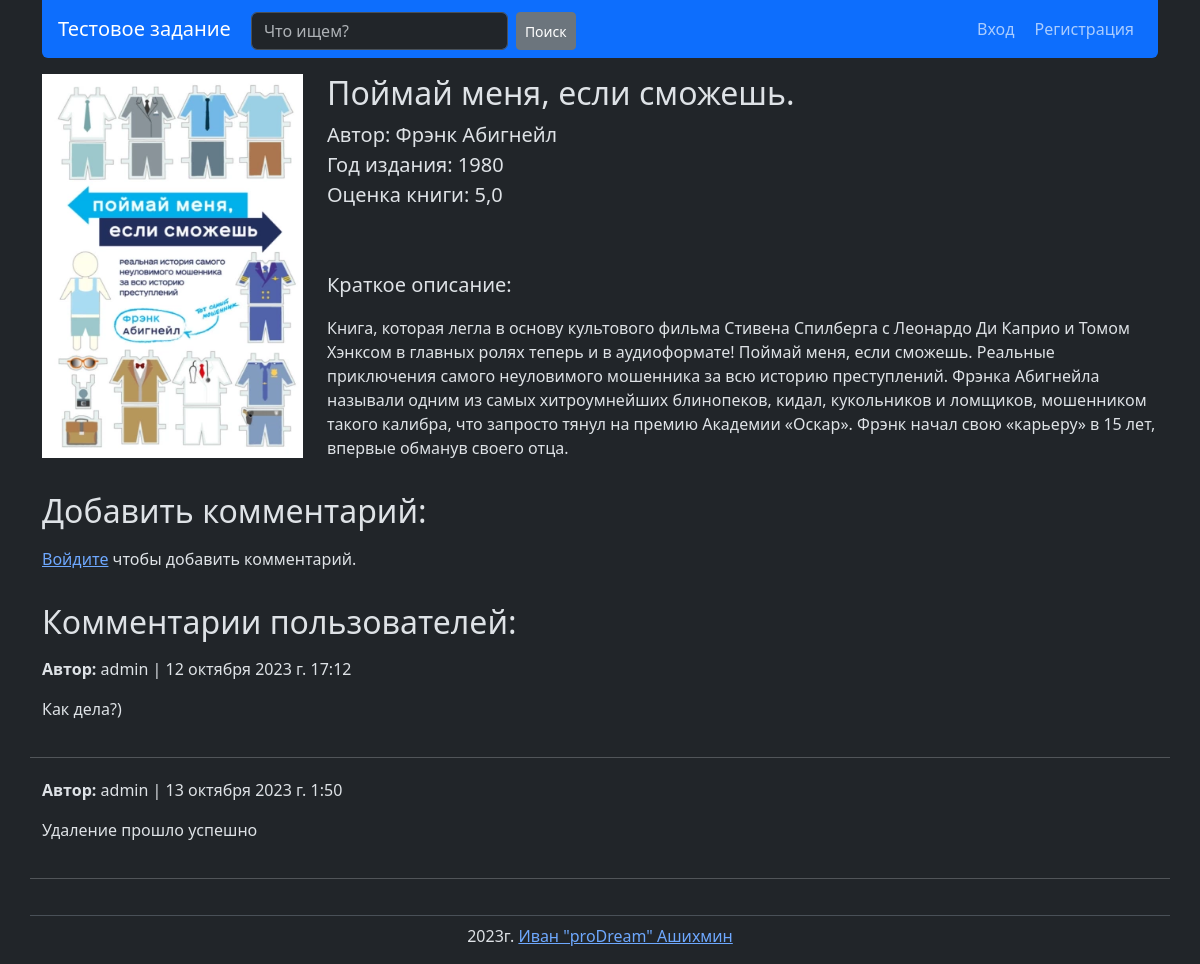
Screenshot of /book/1/ with the database file from the repository.
### books_app/models.py (models this page shows, shortened)
class BookModel(models.Model):
    title = models.CharField(max_length=50,
                             verbose_name='Название книги')
    author = models.ForeignKey(AuthorModel,
                               on_delete=models.CASCADE,
                               verbose_name='Автор книги')
    publication_year = models.IntegerField(verbose_name='Дата публикации')
    short_description = models.CharField(max_length=500,
                                         verbose_name='Краткое описание')
    book_cover = models.ImageField(upload_to='books/',
                                   default='default.png',
                                   verbose_name='Обложка')
    class Meta:
        verbose_name = 'Книга'
        verbose_name_plural = 'Книги'
        ordering = ['title']
    def average_rating(self):
        return self.rating.aggregate(average=Avg('rating')).get('average') or 0

class AuthorModel(models.Model):
    name = models.CharField(max_length=50,
                            verbose_name='Имя автора')
    dob = models.DateField(verbose_name='Дата рождения')
    short_bio = models.CharField(max_length=500,
                                 verbose_name='Краткая биография')
    class Meta:
        verbose_name = 'Автор'
        verbose_name_plural = 'Авторы'
    def __str__(self):
        return self.name

class CommentModel(models.Model):
    user = models.ForeignKey(User,
                             on_delete=models.CASCADE,
                             verbose_name='Пользователь')
    book = models.ForeignKey(BookModel,
                             on_delete=models.CASCADE,
                             verbose_name='Книга')
    comment = models.TextField(verbose_name='Комментарий')
    created_at = models.DateTimeField(auto_now_add=True)
    class Meta:
        verbose_name = 'Комментарий'
        verbose_name_plural = 'Комментарии'

### books_app/views.py (the view, shortened to what this page needs)
# urls.py: path('book/<int:pk>/', views.BookPageView.as_view(), name='book_page'),
class BookPageView(DetailView):
    model = models.BookModel
    template_name = "books_app/book_page.html"
    context_object_name = 'book'
    def get_context_data(self, **kwargs):
        context = super().get_context_data(**kwargs)
        context['comments'] = models.CommentModel.objects.filter(book=self.object)
        context['comment_form'] = forms.AddCommentForm()
        if self.request.user.is_authenticated:
            user_rating = models.BookRatingModel.objects.filter(user=self.request.user, book=self.get_object()).first()
            if user_rating:
                context['user_rating'] = user_rating
            else:
                context['rating_form'] = forms.BookRateForm()
        return context

### books_app/forms.py (shortened to what this page needs)
class SearchForm(forms.Form):
    query = forms.CharField(
        max_length=100,
        widget=forms.TextInput(
            attrs={
                'class': 'form-control me-2 mx-1',
                'placeholder': 'Что ищем?',
            }
        )
    )

class AddCommentForm(forms.ModelForm):
    comment = forms.CharField(
        widget=forms.Textarea(
            attrs={
                'class': 'form-control',
                'placeholder': 'Введите ваш комментарий.',
                'rows': 5,
            }
        )
    )
    class Meta:
        model = models.CommentModel
        fields = ['comment']

### books_app/context_processors.py (called while the page is built)
def get_search_form(request):
    return {'search_form': forms.SearchForm()}

### templates/books_app/book_page.html (shortened to what this page needs)
{% extends 'base.html' %}
{% block content %}
    <div class="container mt-3">
        <div class="row">
            <div class="col-3">
                <img src="{{ book.book_cover.url }}" alt="{{ book.title }}" class="img-fluid">
            </div>
            <div class="col">
                <h2>{{ book.title }}</h2>
                <p class="lead"><b>Автор:</b> {{ book.author }}<br><b>
                    Год издания:</b> {{ book.publication_year }}<br>
                    <b>Оценка книги:</b> {{ book.average_rating }}<br>
                    {% if user_rating %}<b>Ваша оценка книги:</b> {{ user_rating.rating }}{% endif %}<br><br>
                    <b>Краткое описание:</b></p>
                <p>{{ book.short_description }}</p>
            </div>
        </div>
        <div class="row">
            <h2 class="mt-3 mb-3">Добавить комментарий:</h2>
            {% if user.is_authenticated %}
                <form method="post" enctype="multipart/form-data">
                    {% csrf_token %}
                    {{ comment_form.comment }}
                    <button class="btn btn-outline-warning mt-2" type="submit">Отправить</button>
                </form>
            {% else %}
                <p><a href="{% url 'login' %}">Войдите</a> чтобы добавить комментарий.</p>
            {% endif %}
        </div>
        <div class="row">
            <h2 class="mt-3 mb-3">Комментарии пользователей:</h2>
            {% if comments %}
                {% for comment in comments %}
                    <p><b>Автор:</b> {{ comment.user }}  | {{ comment.created_at }}</p>
                    <p>{{ comment.comment }}</p>
                    <hr style="margin: 20px 0 20px 0">
                {% endfor %}
            {% else %}
                <p>Нет комментариев</p>
            {% endif %}
        </div>
    </div>
{% endblock %}

### rows the page displays
BookModel: book_cover (picture), title "Поймай меня, если сможешь.", author "Фрэнк Абигнейл", publication_year "1980", average_rating "5,0", short_description "Книга, которая легла в основу культового фильма Стивена Спилберга с Леонардо Ди Каприо и Томом Хэнксом в главных ролях теперь и в аудиоформате! Поймай меня, если сможешь. Реальные приключения самого неуловимого мошенника за всю историю преступлений. Фрэнка Абигнейла называли одним из самых хитроумнейших блинопеков, кидал, кукольников и ломщиков, мошенником такого калибра, что запросто тянул на премию Академии «Оскар». Фрэнк начал свою «карьеру» в 15 лет, впервые обманув своего отца."
CommentModel: user "admin", created_at "12 октября 2023 г. 17:12", comment "Как дела?)"
CommentModel: user "admin", created_at "13 октября 2023 г. 1:50", comment "Удаление прошло успешно"
